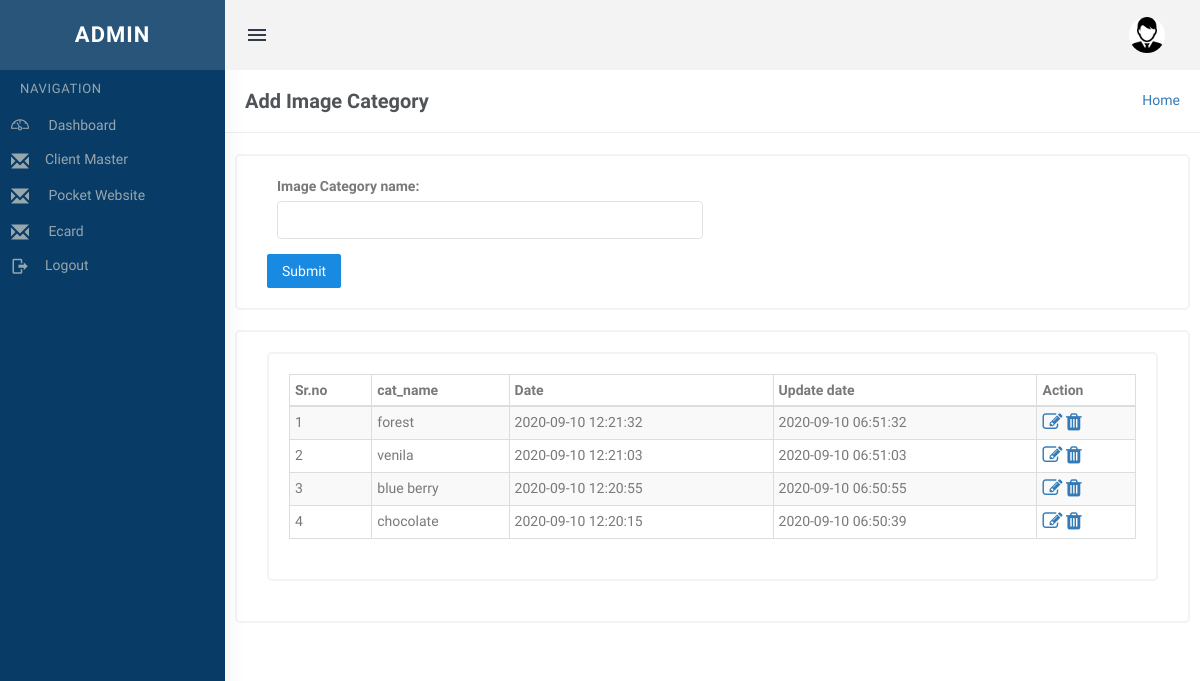
The page /admin/product_category.php (signed in) on the database its author committed.
### tables this page shows
CREATE TABLE `product_category` (
  `id` int(10) NOT NULL,
  `cat_name` mediumtext NOT NULL,
  `dt_created` datetime NOT NULL DEFAULT current_timestamp(),
  `dt_updated` timestamp NOT NULL DEFAULT current_timestamp() ON UPDATE current_timestamp()
);

### admin/product_category.php (the view, shortened to what this page needs)
<!DOCTYPE html>
<html>
<?php require_once('include/headerscript.php'); ?>
<body class="fixed-left">
    <div id="wrapper">
        <?php require_once('include/topbar.php'); ?>
        <?php require_once('include/sidebar.php'); ?>
        <div class="content-page">
            <div class="content">
                <div class="container">
                    <div class="row">
                        <div class="col-xs-12">
                            <div class="page-title-box">
                                <h4 class="page-title">Add Image Category</h4>
                                    <ol class="breadcrumb p-0 m-0">
                                        <li>
                                            <a href="index.php">Home</a>
                                        </li>
                                    </ol>
                                <div class="clearfix"></div>
                            </div>
                        </div>
                    </div>
                    <div class="row">
                        <div class="col-md-12 p-l-0 p-r-0">
                        </div>
                    </div>
                    <div class="row card-box">
                        <div class="col-md-12">
                            <div  id="Show_target_div">
                                <form name="form" action="action/product_category.php"
                                      id="form"
                                      method="post" enctype="multipart/form-data">
                                    <div class="row">
                                        <div class="col-md-12">
                                            <div class="col-md-6">
                                                <div class="form-group">
                                                    <label class="form-label" for="cat_name">Image Category name:</label>
                                                    <input type="text" name="cat_name" id="cat_name" class="form-control" value="<?php if
                                                            (isset($cat_name) && !empty($cat_name)) {echo $cat_name;} ?>">
                                                </div>
                                            </div>
                                        </div>
                                        <div class="row">
                                            <div class="col-md-12">
                                                <div class="col-md-6">
                                                    <div class="pull-left m-t-70">
                                                        <center>
                                                            <button type="submit" name="submit" id="submit" class="btn btn-primary waves-effect waves-light">
                                                               <?php if (isset($id) && !empty($id)) {
                                                                        echo "Update";
                                                                    } else {
                                                                        echo "Submit";
                                                                    } ?>
                                                            </button>
                                                        </center>
                                                    </div>
                                                </div>
                                            </div>
                                        </div>
                                    </div>
                                </form>
                            </div>
                        </div>
                    </div>
                    <div class="row card-box">
                        <div class="col-sm-12">
                            <div class="card-box table-responsive">
                                <table id="datatable" class="table table-striped table-bordered">
                                    <thead>
                                        <tr>
                                            <th>Sr.no</th>
                                            <th>cat_name</th>
                                            <th>Date</th>
                                            <th>Update date</th>
                                            <th>Action</th>
                                        </tr>
                                        </thead>
                                        <tbody>
                                            <?php
                                            $query = "SELECT * FROM product_category ORDER BY id DESC";
                                            $result = mysqli_query($connect,$query);
                                            if(mysqli_num_rows($result)>0)
                                            {
                                                $i = 1;
                                                while($row = mysqli_fetch_assoc($result))
                                                {
                                            ?>
                                                <tr>
                                                    <td><?php echo $i; ?></td>
                                                    <td>
                                                        <?php
                                                        if(isset($row['cat_name']) && !empty($row['cat_name']))
                                                        {
                                                            echo $row['cat_name'];
                                                        }
                                                        ?>
                                                    </td>
                                                    <td>
                                                        <?php
                                                        if(isset($row['dt_created']) && !empty($row['dt_created']))
                                                        {
                                                            echo $row['dt_created'];
                                                        }
                                                        ?>
                                                    </td>
                                                    <td>
                                                        <?php
                                                        if(isset($row['dt_updated']) && !empty($row['dt_updated']))
                                                        {
                                                            echo $row['dt_updated'];
                                                        }
                                                        ?>
                                                    </td>
                                                    <td>
                                                        <a href="product_category.php?hId=<?php if (isset($row['id']) &&
                                                        !empty($row['id'])) {echo $row['id'];} ?>" title="Edit">
                                                        <i class="fa fa-edit" style="font-size: 20px;"></i>
                                                        </a>
                                                        <a href="product_category.php?dId=<?php if(isset($row['id']) && !empty($row['id'])){ echo $row['id']; }?>" onClick="return confirm('Are you sure you want to delete this record');" title="Delete">
                                                            <i class="fa fa-trash" style="font-size: 20px;"></i>
                                                        </a>
                                                    </td>
                                                </tr>
                                                <?php
                                                    $i++;
                                                    }
                                                }
                                                ?>
                                        </tbody>
                                    </table>
                                </div>
                            </div>
                        </div>
                    </div>
                </div>
            </div>
        <?php require_once('include/footerscript.php'); ?>
</body>
</html>

### rows shown on the page
product_category: cat_name "forest", dt_created "2020-09-10 12:21:32", dt_updated "2020-09-10 06:51:32"
product_category: cat_name "venila", dt_created "2020-09-10 12:21:03", dt_updated "2020-09-10 06:51:03"
product_category: cat_name "blue berry", dt_created "2020-09-10 12:20:55", dt_updated "2020-09-10 06:50:55"
product_category: cat_name "chocolate", dt_created "2020-09-10 12:20:15", dt_updated "2020-09-10 06:50:39"
